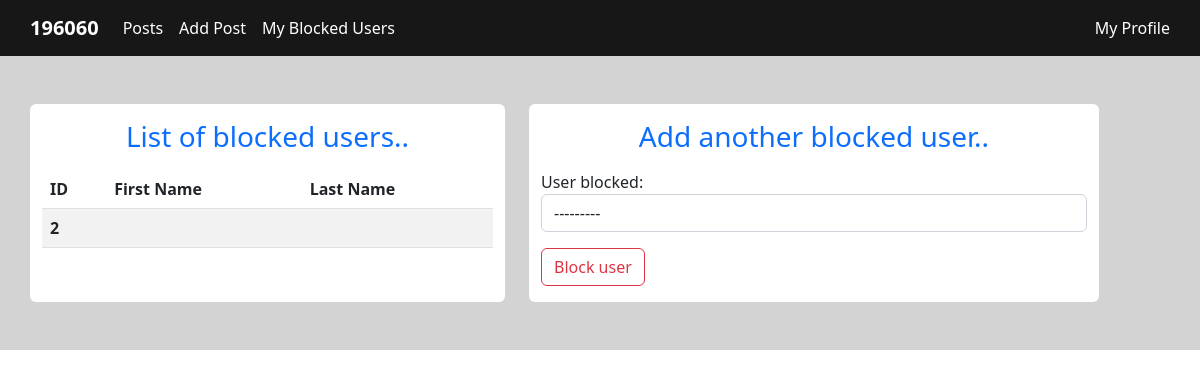
Page /blockedUsers/ (signed in) on the earlier database version.
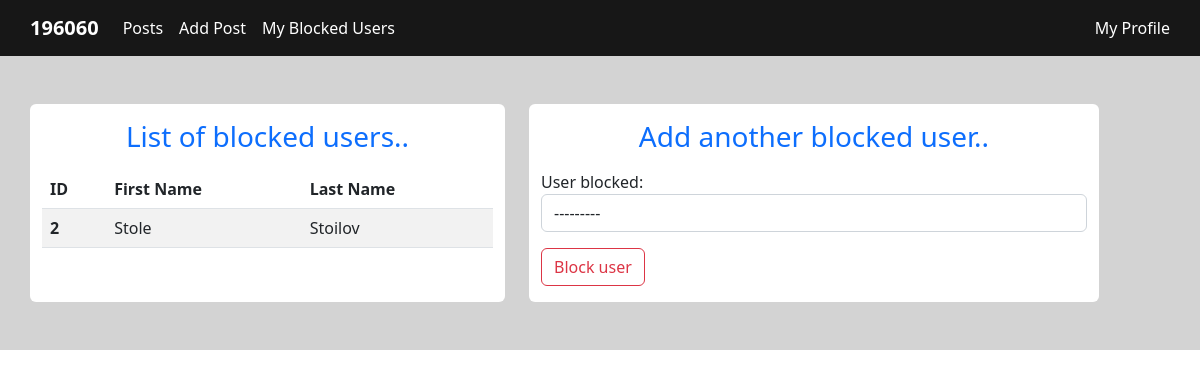
Same page on the later database version.
### lab3/models.py (models this page shows)
class Blocked(models.Model):
    user_blocker = models.ForeignKey(CustomUser, on_delete=models.CASCADE, related_name='user_blocker', null=True, blank=True)
    user_blocked = models.ForeignKey(CustomUser, on_delete=models.CASCADE, related_name='user_blocked', null=True, blank=True)

class CustomUser(models.Model):
    user = models.ForeignKey(User, on_delete=models.CASCADE)
    first_name = models.CharField(max_length=50)
    last_name = models.CharField(max_length=50)
    email = models.CharField(max_length=50)
    phone_number = models.CharField(max_length=50)
    biography = models.TextField()
    city = models.CharField(max_length=50)
    date_of_birth = models.DateField()
    profile_photo = models.ImageField(upload_to='images/')
    def __str__(self):
        return self.user.username

### lab3/views.py (the view, shortened to what this page needs)
# urls.py: path('blockedUsers/', blockedUsers, name='blockedUsers'),
def blockedUsers(request):
    custom_user = CustomUser.objects.filter(user=request.user).first()
    blocked_users = Blocked.objects.filter(user_blocker=custom_user)
    context = {'form': AddBlockedForm, 'blocked_users': blocked_users}
    return render(request, 'blocked_users.html', context=context)

### templates/blocked_users.html (shortened to what this page needs)
{% extends 'index.html' %}
{% block content %}
    <div class="container my-5 pb-5">
        <div class="row">
            <div class="col-5 rounded-2 bg-white me-4">
                <h3 class="text-primary text-center my-3"> List of blocked users.. </h3>
                <table class="table table-striped">
                    <thead>
                    <tr>
                        <th scope="col">ID</th>
                        <th scope="col">First Name</th>
                        <th scope="col">Last Name</th>
                    </tr>
                    </thead>
                    <tbody>
                    {% if blocked_users %}
                        {% for blocked_user in blocked_users %}
                        <tr>
                            <th scope="row">{{ blocked_user.user_blocked.id }}</th>
                            <td>{{ blocked_user.user_blocked.first_name }}</td>
                            <td>{{ blocked_user.user_blocked.last_name }}</td>
                        </tr>
                        {% endfor %}
                    {% endif %}
                    </tbody>
                </table>
            </div>
            <div class="rounded bg-white col-6">
                <form method="POST">
                    <h3 class="text-primary text-center my-3"> Add another blocked user.. </h3>
                    {{ form.as_p }}
                    <button type="submit" class="btn btn-outline-danger">Block user</button>
                </form>
            </div>
        </div>
    </div>
{% endblock %}

### templates/index.html (shortened to what this page needs)
<head>
    <link href="https://cdn.jsdelivr.net/npm/bootstrap@5.2.0-beta1/dist/css/bootstrap.min.css" rel="stylesheet">
</head>
<div class="body">
    <div class="navbar-color">
        <nav class="navbar navbar-expand-lg navbar-light container">
          <a class="navbar-brand text-white fw-bolder" href="{% url 'posts' %}">196060</a>
          <div class="collapse navbar-collapse" id="navbarSupportedContent">
            <ul class="navbar-nav mr-auto">
                <li class="nav-item">
                    <a class="nav-link text-white" href="{% url 'posts' %}">Posts</a>
                </li>
                <li class="nav-item">
                    <a class="nav-link text-white" href="{% url 'add_post' %}">Add Post</a>
                </li>
                <li class="nav-item">
                    <a class="nav-link text-white" href="{% url 'blockedUsers' %}">My Blocked Users</a>
                </li>
            </ul>
              <div class="ms-auto align-self-center">
                  <a href="{% url 'profile' %}" style="text-decoration: none;" class="text-white">My Profile</a>
              </div>
          </div>
        </nav>
    </div>
{% block content %}
{% endblock %}
</div>

### templates/index.html (style rules this page uses)
.navbar-color { background-color: #171717; }
.body { background-color: lightgrey; }

Differences in the rows shown:
removed Blocked: user_blocked.id "2"
added Blocked: user_blocked.id "2", user_blocked.first_name "Stole", user_blocked.last_name "Stoilov"
